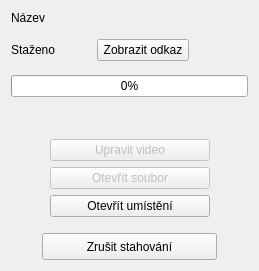
<?xml version="1.0" encoding="UTF-8"?>
<ui version="4.0">
 <class>downloadDialog</class>
 <widget class="QDialog" name="downloadDialog">
  <property name="geometry">
   <rect>
    <x>0</x>
    <y>0</y>
    <width>259</width>
    <height>271</height>
   </rect>
  </property>
  <property name="windowTitle">
   <string>Stahování - probíhá</string>
  </property>
  <layout class="QHBoxLayout" name="horizontalLayout">
   <item>
    <layout class="QVBoxLayout" name="verticalLayout">
     <item>
      <widget class="QLabel" name="label_2">
       <property name="text">
        <string>Název</string>
       </property>
      </widget>
     </item>
     <item>
      <spacer name="verticalSpacer_4">
       <property name="orientation">
        <enum>Qt::Vertical</enum>
       </property>
       <property name="sizeType">
        <enum>QSizePolicy::Fixed</enum>
       </property>
       <property name="sizeHint" stdset="0">
        <size>
         <width>20</width>
         <height>8</height>
        </size>
       </property>
      </spacer>
     </item>
     <item>
      <layout class="QHBoxLayout" name="horizontalLayout_3">
       <property name="topMargin">
        <number>0</number>
       </property>
       <item>
        <widget class="QLabel" name="label">
         <property name="sizePolicy">
          <sizepolicy hsizetype="Minimum" vsizetype="Preferred">
           <horstretch>0</horstretch>
           <verstretch>0</verstretch>
          </sizepolicy>
         </property>
         <property name="minimumSize">
          <size>
           <width>80</width>
           <height>20</height>
          </size>
         </property>
         <property name="text">
          <string>Staženo</string>
         </property>
        </widget>
       </item>
       <item>
        <widget class="QPushButton" name="pushButton_5">
         <property name="sizePolicy">
          <sizepolicy hsizetype="Minimum" vsizetype="Fixed">
           <horstretch>0</horstretch>
           <verstretch>0</verstretch>
          </sizepolicy>
         </property>
         <property name="minimumSize">
          <size>
           <width>92</width>
           <height>0</height>
          </size>
         </property>
         <property name="focusPolicy">
          <enum>Qt::NoFocus</enum>
         </property>
         <property name="text">
          <string>Zobrazit odkaz</string>
         </property>
        </widget>
       </item>
       <item>
        <spacer name="horizontalSpacer_9">
         <property name="orientation">
          <enum>Qt::Horizontal</enum>
         </property>
         <property name="sizeHint" stdset="0">
          <size>
           <width>40</width>
           <height>20</height>
          </size>
         </property>
        </spacer>
       </item>
      </layout>
     </item>
     <item>
      <spacer name="verticalSpacer">
       <property name="orientation">
        <enum>Qt::Vertical</enum>
       </property>
       <property name="sizeType">
        <enum>QSizePolicy::Fixed</enum>
       </property>
       <property name="sizeHint" stdset="0">
        <size>
         <width>20</width>
         <height>8</height>
        </size>
       </property>
      </spacer>
     </item>
     <item>
      <widget class="QProgressBar" name="progressBar">
       <property name="value">
        <number>0</number>
       </property>
      </widget>
     </item>
     <item>
      <spacer name="verticalSpacer_2">
       <property name="orientation">
        <enum>Qt::Vertical</enum>
       </property>
       <property name="sizeType">
        <enum>QSizePolicy::Expanding</enum>
       </property>
       <property name="sizeHint" stdset="0">
        <size>
         <width>20</width>
         <height>40</height>
        </size>
       </property>
      </spacer>
     </item>
     <item>
      <layout class="QGridLayout" name="gridLayout">
       <property name="topMargin">
        <number>0</number>
       </property>
       <item row="1" column="2">
        <spacer name="horizontalSpacer_3">
         <property name="orientation">
          <enum>Qt::Horizontal</enum>
         </property>
         <property name="sizeType">
          <enum>QSizePolicy::MinimumExpanding</enum>
         </property>
         <property name="sizeHint" stdset="0">
          <size>
           <width>25</width>
           <height>20</height>
          </size>
         </property>
        </spacer>
       </item>
       <item row="2" column="1">
        <widget class="QPushButton" name="pushButton_3">
         <property name="minimumSize">
          <size>
           <width>160</width>
           <height>0</height>
          </size>
         </property>
         <property name="focusPolicy">
          <enum>Qt::NoFocus</enum>
         </property>
         <property name="text">
          <string>Otevřít umístění</string>
         </property>
        </widget>
       </item>
       <item row="2" column="2">
        <spacer name="horizontalSpacer_6">
         <property name="orientation">
          <enum>Qt::Horizontal</enum>
         </property>
         <property name="sizeType">
          <enum>QSizePolicy::MinimumExpanding</enum>
         </property>
         <property name="sizeHint" stdset="0">
          <size>
           <width>25</width>
           <height>20</height>
          </size>
         </property>
        </spacer>
       </item>
       <item row="1" column="0">
        <spacer name="horizontalSpacer_4">
         <property name="orientation">
          <enum>Qt::Horizontal</enum>
         </property>
         <property name="sizeType">
          <enum>QSizePolicy::MinimumExpanding</enum>
         </property>
         <property name="sizeHint" stdset="0">
          <size>
           <width>25</width>
           <height>20</height>
          </size>
         </property>
        </spacer>
       </item>
       <item row="2" column="0">
        <spacer name="horizontalSpacer_5">
         <property name="orientation">
          <enum>Qt::Horizontal</enum>
         </property>
         <property name="sizeType">
          <enum>QSizePolicy::MinimumExpanding</enum>
         </property>
         <property name="sizeHint" stdset="0">
          <size>
           <width>25</width>
           <height>20</height>
          </size>
         </property>
        </spacer>
       </item>
       <item row="3" column="1">
        <spacer name="verticalSpacer_3">
         <property name="orientation">
          <enum>Qt::Vertical</enum>
         </property>
         <property name="sizeType">
          <enum>QSizePolicy::Fixed</enum>
         </property>
         <property name="sizeHint" stdset="0">
          <size>
           <width>20</width>
           <height>10</height>
          </size>
         </property>
        </spacer>
       </item>
       <item row="1" column="1">
        <widget class="QPushButton" name="pushButton_2">
         <property name="enabled">
          <bool>false</bool>
         </property>
         <property name="minimumSize">
          <size>
           <width>160</width>
           <height>0</height>
          </size>
         </property>
         <property name="focusPolicy">
          <enum>Qt::NoFocus</enum>
         </property>
         <property name="text">
          <string>Otevřít soubor</string>
         </property>
        </widget>
       </item>
       <item row="0" column="1">
        <widget class="QPushButton" name="pushButton_4">
         <property name="enabled">
          <bool>false</bool>
         </property>
         <property name="minimumSize">
          <size>
           <width>160</width>
           <height>0</height>
          </size>
         </property>
         <property name="focusPolicy">
          <enum>Qt::NoFocus</enum>
         </property>
         <property name="text">
          <string>Upravit video</string>
         </property>
        </widget>
       </item>
       <item row="0" column="0">
        <spacer name="horizontalSpacer_7">
         <property name="orientation">
          <enum>Qt::Horizontal</enum>
         </property>
         <property name="sizeType">
          <enum>QSizePolicy::MinimumExpanding</enum>
         </property>
         <property name="sizeHint" stdset="0">
          <size>
           <width>25</width>
           <height>20</height>
          </size>
         </property>
        </spacer>
       </item>
       <item row="0" column="2">
        <spacer name="horizontalSpacer_8">
         <property name="orientation">
          <enum>Qt::Horizontal</enum>
         </property>
         <property name="sizeType">
          <enum>QSizePolicy::MinimumExpanding</enum>
         </property>
         <property name="sizeHint" stdset="0">
          <size>
           <width>25</width>
           <height>20</height>
          </size>
         </property>
        </spacer>
       </item>
      </layout>
     </item>
     <item>
      <layout class="QHBoxLayout" name="horizontalLayout_2">
       <property name="topMargin">
        <number>0</number>
       </property>
       <item>
        <spacer name="horizontalSpacer">
         <property name="orientation">
          <enum>Qt::Horizontal</enum>
         </property>
         <property name="sizeType">
          <enum>QSizePolicy::MinimumExpanding</enum>
         </property>
         <property name="sizeHint" stdset="0">
          <size>
           <width>25</width>
           <height>20</height>
          </size>
         </property>
        </spacer>
       </item>
       <item>
        <widget class="QPushButton" name="pushButton">
         <property name="sizePolicy">
          <sizepolicy hsizetype="Minimum" vsizetype="Fixed">
           <horstretch>0</horstretch>
           <verstretch>0</verstretch>
          </sizepolicy>
         </property>
         <property name="minimumSize">
          <size>
           <width>175</width>
           <height>27</height>
          </size>
         </property>
         <property name="focusPolicy">
          <enum>Qt::NoFocus</enum>
         </property>
         <property name="text">
          <string>Zrušit stahování</string>
         </property>
        </widget>
       </item>
       <item>
        <spacer name="horizontalSpacer_2">
         <property name="orientation">
          <enum>Qt::Horizontal</enum>
         </property>
         <property name="sizeType">
          <enum>QSizePolicy::MinimumExpanding</enum>
         </property>
         <property name="sizeHint" stdset="0">
          <size>
           <width>25</width>
           <height>20</height>
          </size>
         </property>
        </spacer>
       </item>
      </layout>
     </item>
    </layout>
   </item>
  </layout>
 </widget>
 <resources/>
 <connections/>
</ui>
